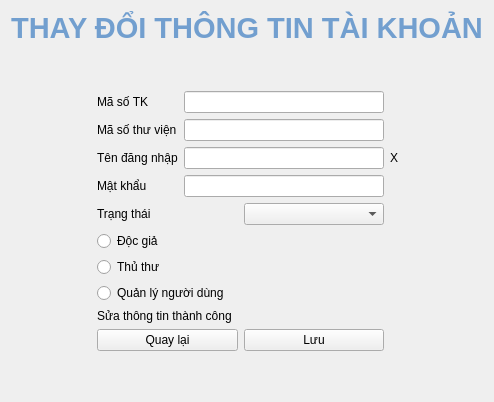
        <widget class="QWidget" name="editUser_editAPage">
         <layout class="QGridLayout" name="gridLayout_7">
          <item row="2" column="2">
           <spacer name="horizontalSpacer_28">
            <property name="orientation">
             <enum>Qt::Horizontal</enum>
            </property>
            <property name="sizeHint" stdset="0">
             <size>
              <width>40</width>
              <height>20</height>
             </size>
            </property>
           </spacer>
          </item>
          <item row="1" column="1">
           <spacer name="verticalSpacer_6">
            <property name="orientation">
             <enum>Qt::Vertical</enum>
            </property>
            <property name="sizeHint" stdset="0">
             <size>
              <width>20</width>
              <height>40</height>
             </size>
            </property>
           </spacer>
          </item>
          <item row="2" column="1">
           <layout class="QGridLayout" name="gridLayout_6">
            <property name="bottomMargin">
             <number>0</number>
            </property>
            <item row="2" column="1">
             <widget class="QLabel" name="editUser_dupUSNLabel">
              <property name="text">
               <string>X</string>
              </property>
             </widget>
            </item>
            <item row="3" column="0">
             <layout class="QHBoxLayout" name="horizontalLayout_24">
              <item>
               <widget class="QLabel" name="label_24">
                <property name="text">
                 <string>Mật khẩu</string>
                </property>
               </widget>
              </item>
              <item>
               <widget class="QLineEdit" name="editUser_editAccount_PW">
                <property name="minimumSize">
                 <size>
                  <width>200</width>
                  <height>0</height>
                 </size>
                </property>
                <property name="maximumSize">
                 <size>
                  <width>200</width>
                  <height>16777215</height>
                 </size>
                </property>
                <property name="echoMode">
                 <enum>QLineEdit::Password</enum>
                </property>
               </widget>
              </item>
             </layout>
            </item>
            <item row="4" column="0">
             <layout class="QHBoxLayout" name="horizontalLayout_50">
              <property name="bottomMargin">
               <number>0</number>
              </property>
              <item>
               <widget class="QLabel" name="label_48">
                <property name="text">
                 <string>Trạng thái</string>
                </property>
               </widget>
              </item>
              <item>
               <widget class="QComboBox" name="editUser_AState">
                <item>
                 <property name="text">
                  <string/>
                 </property>
                </item>
                <item>
                 <property name="text">
                  <string>Hoạt động</string>
                 </property>
                </item>
                <item>
                 <property name="text">
                  <string>Đợi xác thực</string>
                 </property>
                </item>
                <item>
                 <property name="text">
                  <string>Khóa</string>
                 </property>
                </item>
               </widget>
              </item>
             </layout>
            </item>
            <item row="5" column="0">
             <widget class="QRadioButton" name="editUser_editAccount_reader">
              <property name="enabled">
               <bool>true</bool>
              </property>
              <property name="text">
               <string>Độc giả</string>
              </property>
              <property name="autoExclusive">
               <bool>false</bool>
              </property>
             </widget>
            </item>
            <item row="8" column="0">
             <widget class="QLabel" name="editUser_aSuccLabel">
              <property name="text">
               <string>Sửa thông tin thành công</string>
              </property>
             </widget>
            </item>
            <item row="0" column="0">
             <layout class="QHBoxLayout" name="horizontalLayout_22">
              <item>
               <widget class="QLabel" name="label_22">
                <property name="text">
                 <string>Mã số TK</string>
                </property>
               </widget>
              </item>
              <item>
               <widget class="QLineEdit" name="editUser_editAccount_aID">
                <property name="minimumSize">
                 <size>
                  <width>200</width>
                  <height>0</height>
                 </size>
                </property>
                <property name="maximumSize">
                 <size>
                  <width>200</width>
                  <height>16777215</height>
                 </size>
                </property>
                <property name="readOnly">
                 <bool>true</bool>
                </property>
               </widget>
              </item>
             </layout>
            </item>
            <item row="1" column="0">
             <layout class="QHBoxLayout" name="horizontalLayout_25">
              <property name="bottomMargin">
               <number>0</number>
              </property>
              <item>
               <widget class="QLabel" name="label_25">
                <property name="text">
                 <string>Mã số thư viện</string>
                </property>
               </widget>
              </item>
              <item>
               <widget class="QLineEdit" name="editUser_editAccount_LIBID">
                <property name="minimumSize">
                 <size>
                  <width>200</width>
                  <height>0</height>
                 </size>
                </property>
                <property name="maximumSize">
                 <size>
                  <width>200</width>
                  <height>16777215</height>
                 </size>
                </property>
                <property name="readOnly">
                 <bool>true</bool>
                </property>
               </widget>
              </item>
             </layout>
            </item>
            <item row="7" column="0">
             <widget class="QRadioButton" name="editUser_editAccount_usermanager">
              <property name="enabled">
               <bool>true</bool>
              </property>
              <property name="text">
               <string>Quản lý người dùng</string>
              </property>
              <property name="autoExclusive">
               <bool>false</bool>
              </property>
             </widget>
            </item>
            <item row="2" column="0">
             <layout class="QHBoxLayout" name="horizontalLayout_23">
              <item>
               <widget class="QLabel" name="label_23">
                <property name="text">
                 <string>Tên đăng nhập</string>
                </property>
               </widget>
              </item>
              <item>
               <widget class="QLineEdit" name="editUser_editAccount_USN">
                <property name="minimumSize">
                 <size>
                  <width>200</width>
                  <height>0</height>
                 </size>
                </property>
                <property name="maximumSize">
                 <size>
                  <width>200</width>
                  <height>16777215</height>
                 </size>
                </property>
               </widget>
              </item>
             </layout>
            </item>
            <item row="6" column="0">
             <widget class="QRadioButton" name="editUser_editAccount_librarian">
              <property name="enabled">
               <bool>true</bool>
              </property>
              <property name="text">
               <string>Thủ thư</string>
              </property>
              <property name="autoExclusive">
               <bool>false</bool>
              </property>
             </widget>
            </item>
            <item row="9" column="0">
             <layout class="QHBoxLayout" name="horizontalLayout_41">
              <property name="bottomMargin">
               <number>0</number>
              </property>
              <item>
               <widget class="QPushButton" name="editUser_editAccount_backButton">
                <property name="text">
                 <string>Quay lại</string>
                </property>
               </widget>
              </item>
              <item>
               <widget class="QPushButton" name="editUser_editAccount_save">
                <property name="text">
                 <string>Lưu</string>
                </property>
               </widget>
              </item>
             </layout>
            </item>
           </layout>
          </item>
          <item row="2" column="0">
           <spacer name="horizontalSpacer_7">
            <property name="orientation">
             <enum>Qt::Horizontal</enum>
            </property>
            <property name="sizeHint" stdset="0">
             <size>
              <width>40</width>
              <height>20</height>
             </size>
            </property>
           </spacer>
          </item>
          <item row="0" column="0" colspan="3">
           <widget class="QLabel" name="label_55">
            <property name="text">
             <string>&lt;html&gt;&lt;head/&gt;&lt;body&gt;&lt;p align=&quot;center&quot;&gt;&lt;span style=&quot; font-size:22pt; font-weight:600; color:#729fcf;&quot;&gt;THAY ĐỔI THÔNG TIN TÀI KHOẢN&lt;/span&gt;&lt;/p&gt;&lt;/body&gt;&lt;/html&gt;</string>
            </property>
           </widget>
          </item>
          <item row="3" column="1">
           <spacer name="verticalSpacer_5">
            <property name="orientation">
             <enum>Qt::Vertical</enum>
            </property>
            <property name="sizeHint" stdset="0">
             <size>
              <width>20</width>
              <height>40</height>
             </size>
            </property>
           </spacer>
          </item>
         </layout>
        </widget>
